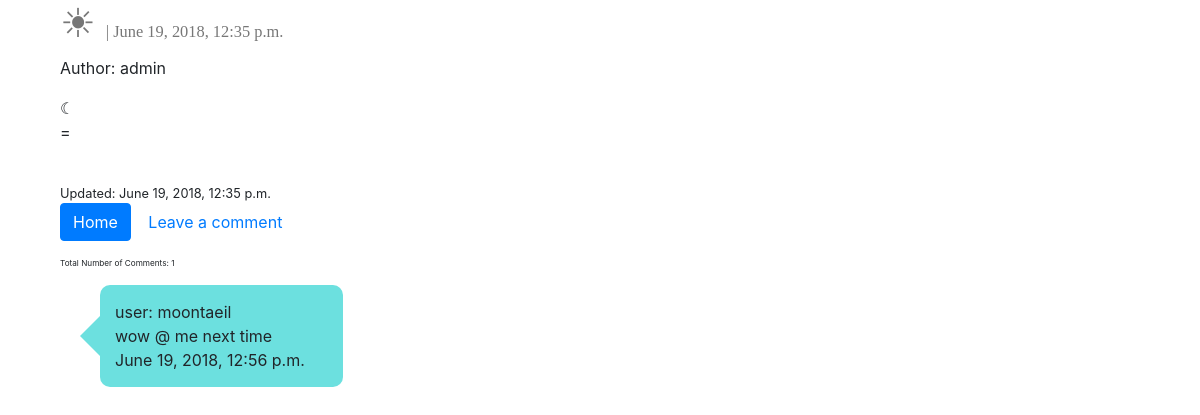
/posts/119/, run on the app's committed database.
### posts/models.py (models this page shows, shortened)
class Post(models.Model):
	user = models.ForeignKey(settings.AUTH_USER_MODEL, default=1,on_delete=models.CASCADE)
	title = models.CharField(max_length=120)
	content = models.TextField()
	timestamp = models.DateTimeField(auto_now=False, auto_now_add=True)
	updated = models.DateTimeField(auto_now=True, auto_now_add=False)
	image = models.ImageField(upload_to=upload_location,
			null=True,
			blank = True,
			width_field="width_field",
			height_field="height_field")
	height_field = models.IntegerField(default=0)
	width_field=models.IntegerField(default=0)
	class Meta:
		ordering = ["-updated","-timestamp"]

class Comment(models.Model):
	post = models.ForeignKey(Post, related_name='comments',on_delete=models.CASCADE)
	timestamp = models.DateTimeField(auto_now_add=True, blank=True)
	user = models.CharField(max_length=250)
	content = models.TextField()
	image = models.ImageField(
		upload_to=upload_location,
		null=True,
		blank = True,
		width_field="width_field",
		height_field="height_field")
	approved = models.BooleanField(default=False)
	def approved(self):
		self.approved = True
		self.save()

### posts/views.py (the view)
# urls.py: re_path(r'(?P<id>\d+)/', post_detail, name='detail'),
def post_detail(request, id=None): #retrieve
	instance = get_object_or_404(Post, id=id)
	comments= Comment.objects.filter(post = id)
	context ={
		"title": instance.title,
		"instance": instance,
		"comments":comments,
	}
	return render(request, "post_detail.html",context)

### templates/post_detail.html (shortened to what this page needs)
{% extends "base.html" %}2
{%block content%}
<div class='col-sm-6 col-sm-offset-3'>
<h1> {{title}} <small><small><small><small>| {{instance.timestamp}}</small></small></small></small> </h1>
<p> Author: {{instance.user}} </p>
{{instance.content|linebreaks}}<br/>
<small>Updated: {{instance.updated}}</small><br/>
<div>
	<p><a href="/posts" class="btn btn-primary" role="button">Home</a>
	<a href="{{obj.get_absolute_url}}comment/"class = "btn" role="button">Leave a comment</a>
	</p>
</div>
<small><small><small><p> Total Number of Comments: {{comments.count}}</p></small></small></small>
<div class=bubble>
{%for comment in comments %}
	<div class='row'>
    <div class='col-sm-12'>
        <div class='thumbnail'>
	    	<div class="bubble">
				<ul>
					<li>
						user: {{comment.user}}<br/>
						{{comment.content}}<br/>
						{{comment.timestamp}}<br/>
					</li>
				</ul>
			</div>
        </div>
    </div>
</div>
{%empty%}
	<p>There are no comments for this post</p>
{%endfor%}
</div>
{%endblock content%}

### static/css/base.css (style rules this page uses)
* { box-sizing: border-box; }
h1 { color: #777777; font-family: "Impact"; }
div li { display: block; padding:15px; width: 50%; text-decoration: none; position: relative; background: #6ce0df; border-radius: 10px; max-width:500px; word-wrap:break-word; }
div li:after { content: ''; position: absolute; left: 0; top: 50%; width: 0; height: 0; border: 27px solid transparent; border-right-color: #6ce0df; border-left: 0; margin-top: -27px; margin-left: -20px; }

### data on the page
Post: title "☀︎", timestamp "June 19, 2018, 12:35 p.m.", user "admin", content "☾ =", updated "June 19, 2018, 12:35 p.m."
Comment: user "moontaeil", content "wow @ me next time", timestamp "June 19, 2018, 12:56 p.m."

### other printed values
{{ comments.count }} "1"
